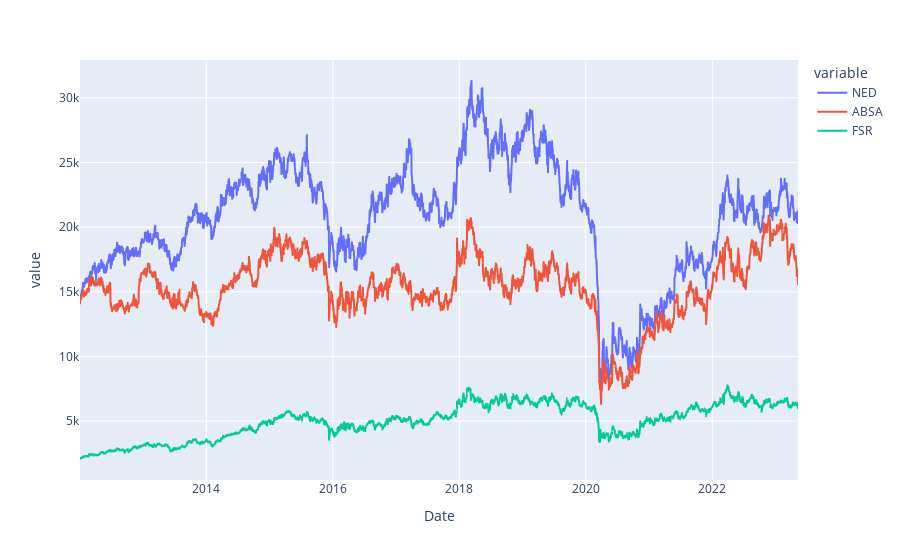

Notebook source saved alongside this figure:
### Code cell
px.line(merged)

### Figure 1 — Plotly figure (JSON) as saved in the notebook; plotly's stock layout.template omitted (floating-point values rounded to 4 significant figures; data arrays with more than 128 entries replaced by an {"elided": "..."} marker saying what was removed)
{"data": [{"hovertemplate": "variable=NED<br>Date=%{x}<br>value=%{y}<extra></extra>", "legendgroup": "NED", "line": {"color": "#636efa", "dash": "solid"}, "marker": {"symbol": "circle"}, "mode": "lines", "name": "NED", "showlegend": true, "type": "scattergl", "x": {"elided": "2900 str values"}, "xaxis": "x", "y": {"elided": "2900 int values"}, "yaxis": "y"}, {"hovertemplate": "variable=ABSA<br>Date=%{x}<br>value=%{y}<extra></extra>", "legendgroup": "ABSA", "line": {"color": "#EF553B", "dash": "solid"}, "marker": {"symbol": "circle"}, "mode": "lines", "name": "ABSA", "showlegend": true, "type": "scattergl", "x": {"elided": "2900 str values"}, "xaxis": "x", "y": {"elided": "2900 int values"}, "yaxis": "y"}, {"hovertemplate": "variable=FSR<br>Date=%{x}<br>value=%{y}<extra></extra>", "legendgroup": "FSR", "line": {"color": "#00cc96", "dash": "solid"}, "marker": {"symbol": "circle"}, "mode": "lines", "name": "FSR", "showlegend": true, "type": "scattergl", "x": {"elided": "2900 str values"}, "xaxis": "x", "y": {"elided": "2900 int values"}, "yaxis": "y"}], "layout": {"legend": {"title": {"text": "variable"}, "tracegroupgap": 0}, "margin": {"t": 60}, "xaxis": {"anchor": "y", "domain": [0, 1], "title": {"text": "Date"}}, "yaxis": {"anchor": "x", "domain": [0, 1], "title": {"text": "value"}}}}
